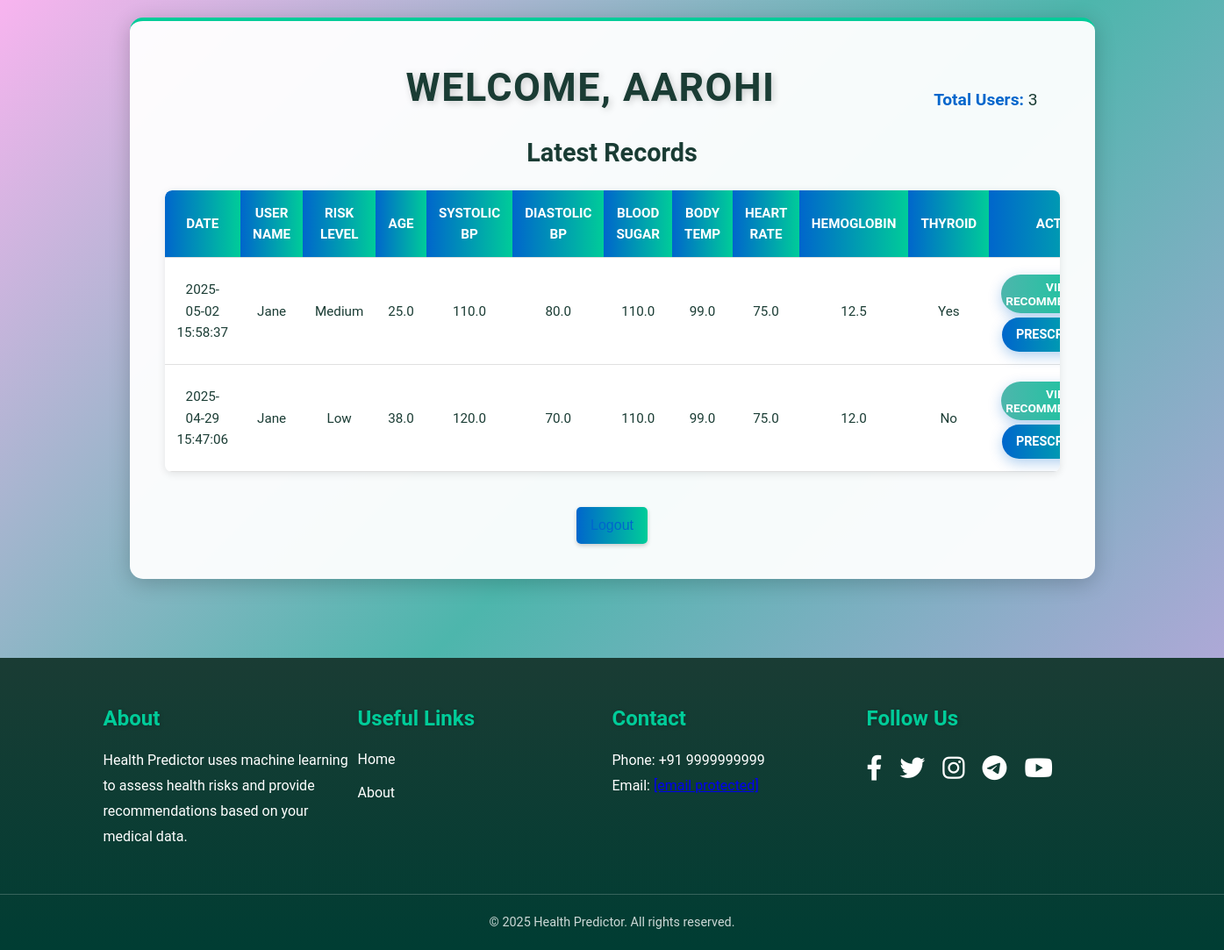
/admin_dashboard?user_email=jane@mail.com (signed in), run on the app's committed database.
### tables this page shows
CREATE TABLE records (
            id INTEGER PRIMARY KEY AUTOINCREMENT,
            user_email TEXT NOT NULL,
            date TEXT NOT NULL,
            prediction TEXT NOT NULL,
            recommendation TEXT NOT NULL,
            details TEXT,
            doctor_recommendation TEXT,
            risk_factors TEXT,
            FOREIGN KEY (user_email) REFERENCES users (email)
        );

CREATE TABLE users (
            id INTEGER PRIMARY KEY AUTOINCREMENT,
            name TEXT NOT NULL,
            email TEXT UNIQUE NOT NULL,
            password TEXT NOT NULL,
            role TEXT NOT NULL
        );

### app.py (the view, shortened to what this page needs)
@app.route('/admin_dashboard')
def admin_dashboard():
    if 'user' not in session or session.get('role') != 'admin':
        return redirect(url_for('login'))
    conn = sqlite3.connect(DB_PATH)
    c = conn.cursor()
    try:
        c.execute("SELECT COUNT(*) FROM users WHERE role = 'user'")
        total_users = c.fetchone()[0]
        c.execute("SELECT email FROM users WHERE role = 'user'")
        users = [row[0] for row in c.fetchall()]
        selected_user = request.args.get('user_email', None)
        selected_user_name = None
        if selected_user:
            c.execute("SELECT name FROM users WHERE email = ?", (selected_user,))
            result = c.fetchone()
            selected_user_name = result[0] if result else "Unknown"
        query = """
            SELECT user_email, date, prediction, recommendation, details,
                   doctor_recommendation, risk_factors
            FROM records
        """
        params = ()
        if selected_user:
            query += " WHERE user_email = ?"
            params = (selected_user,)
        query += " ORDER BY date DESC LIMIT 10"
        c.execute(query, params)
        records = []
        for row in c.fetchall():
            c.execute("SELECT name FROM users WHERE email = ?", (row[0],))
            user_result = c.fetchone()
            user_name = user_result[0] if user_result else "Unknown"
            details = json.loads(row[4]) if row[4] else {}
            risk_factors = json.loads(row[6]) if row[6] else []
            records.append({
                "user_name": user_name,
                "user_email": row[0],
                "date": row[1],
                "risk": row[2],
                "recommendation": row[3],
                "details": details,
                "doctor_recommendation": row[5],
                "risk_factors": risk_factors  # ✅ added
            })
        return render_template(
            'admin_dashboard.html',
            prediction=None,
            records=records,
            error=None,
            name=session.get('name', 'Admin'),
            total_users=total_users,
            users=users,
            selected_user=selected_user,
            selected_user_name=selected_user_name
        )
    finally:
        conn.close()

### templates/admin_dashboard.html (shortened to what this page needs)
<!DOCTYPE html>
<html>
<head>
    <link rel="stylesheet" href="https://cdnjs.cloudflare.com/ajax/libs/font-awesome/6.4.0/css/all.min.css">
    <link rel="stylesheet" href="{{ url_for('static', filename='admin_dashboard.css') }}">
</head>
<body>
    <div class="container dashboard-container">
        <div class="header-row">
            <h1>Welcome, {{ name }}</h1>
            <div class="admin-stats">
                <p><strong>Total Users:</strong> {{ total_users }}</p>
            </div>
        </div>
        <div class="table-content">
            <h2>Latest Records</h2>
            {% if records %}
            <div class="table-wrapper">
                <table>
                    <tr>
                        <th>Date</th>
                        <th>User Name</th>
                        <th>Risk Level</th>
                        <th>Age</th>
                        <th>Systolic BP</th>
                        <th>Diastolic BP</th>
                        <th>Blood Sugar</th>
                        <th>Body Temp</th>
                        <th>Heart Rate</th>
                        <th>Hemoglobin</th>
                        <th>Thyroid</th>
                        <th>Action</th>
                    </tr>
                    {% for record in records %}
                    <tr>
                        <td>{{ record.date }}</td>
                        <td>{{ record.user_name }}</td>
                        <td>{{ record.risk }}</td>
                        <td>{{ record.details.age }}</td>
                        <td>{{ record.details.systolic_bp }}</td>
                        <td>{{ record.details.diastolic_bp }}</td>
                        <td>{{ record.details.bs|float|round(1) }}</td>
                        <td>{{ record.details.body_temp|float|round(1) }}</td>
                        <td>{{ record.details.heart_rate }}</td>
                        <td>{{ record.details.hemoglobin_level|float|round(1) }}</td>
                        <td>{{ record.details.thyroid }}</td>
                        <td>
                            <button class="btn view-recommendation-btn"
                                    data-risk-factors="{{ record.risk_factors | join(', ') }}"
                                    data-recommendation="{{ record.recommendation }}"
                                    data-doctor-recommendation="{{ record.doctor_recommendation|default('None yet') }}">View Recommendation</button>
                            <a href="{{ url_for('doctor_recommendation', record_id=loop.index0, user_email=record.user_email) }}" class="btn">Prescription</a>
                        </td>
                    </tr>
                    {% endfor %}
                </table>
            </div>
            {% else %}
                <p>No records found.</p>
            {% endif %}
        </div>
        <div class="nav-links">
            <a href="{{ url_for('logout') }}">Logout</a>
        </div>
    </div>
    <footer class="footer" id="footer">
        <div class="footer-container">
            <div class="footer-section">
                <h3>About</h3>
                <p>Health Predictor uses machine learning to assess health risks and provide recommendations based on your medical data.</p>
            </div>
            <div class="footer-section">
                <h3>Useful Links</h3>
                <ul class="footer-links">
                    <li><a href="{{ url_for('index') }}">Home</a></li>
                    <li><a href="{{ url_for('about') }}">About</a></li>
                </ul>
            </div>
            <div class="footer-section">
                <h3>Contact</h3>
                <p>Phone: +91 9999999999</p>
                <p>Email: <a href="/cdn-cgi/l/email-protection" class="__cf_email__" data-cfemail="4a393f3a3a25383e0a222f2b263e223a382f2e23293e253864292527">[email&#160;protected]</a></p>
            </div>
            <div class="footer-section">
                <h3>Follow Us</h3>
                <div class="social-icons">
                    <a href="https://facebook.com" target="_blank" aria-label="Facebook"><i class="fab fa-facebook-f"></i></a>
                    <a href="https://twitter.com" target="_blank" aria-label="Twitter"><i class="fab fa-twitter"></i></a>
                    <a href="https://instagram.com" target="_blank" aria-label="Instagram"><i class="fab fa-instagram"></i></a>
                    <a href="https://telegram.org" target="_blank" aria-label="Telegram"><i class="fab fa-telegram-plane"></i></a>
                    <a href="https://youtube.com" target="_blank" aria-label="YouTube"><i class="fab fa-youtube"></i></a>
                </div>
            </div>
        </div>
        <div class="footer-bottom">
            <p>© 2025 Health Predictor. All rights reserved.</p>
        </div>
    </footer>
</body>
</html>

### data on the page
records: date "2025-05-02 15:58:37", risk "Medium"
users: user_name "Jane" "Jane"
records: date "2025-04-29 15:47:06", risk "Low"

### other printed values
{{ name }} "AAROHI"
{{ total_users }} "3"
{{ record.details.age }} "25.0" "38.0"
{{ record.details.systolic_bp }} "110.0" "120.0"
{{ record.details.diastolic_bp }} "80.0" "70.0"
{{ record.details.bs|float|round(1) }} "110.0" "110.0"
{{ record.details.body_temp|float|round(1) }} "99.0" "99.0"
{{ record.details.heart_rate }} "75.0" "75.0"
{{ record.details.hemoglobin_level|float|round(1) }} "12.5" "12.0"
{{ record.details.thyroid }} "Yes" "No"
